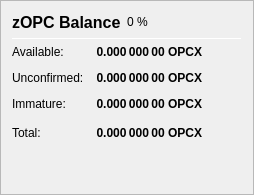
                   <widget class="QFrame" name="frame_ZerocoinBalances">
                    <property name="frameShape">
                     <enum>QFrame::StyledPanel</enum>
                    </property>
                    <property name="frameShadow">
                     <enum>QFrame::Raised</enum>
                    </property>
                    <layout class="QVBoxLayout" name="verticalLayout_7">
                     <item>
                      <layout class="QHBoxLayout" name="horizontalLayout_8" stretch="0,0,0">
                       <item>
                        <widget class="QLabel" name="label_5z_3">
                         <property name="minimumSize">
                          <size>
                           <width>0</width>
                           <height>20</height>
                          </size>
                         </property>
                         <property name="font">
                          <font>
                           <pointsize>12</pointsize>
                           <weight>75</weight>
                           <bold>true</bold>
                          </font>
                         </property>
                         <property name="text">
                          <string>zOPC Balance</string>
                         </property>
                        </widget>
                       </item>
                       <item>
                        <widget class="QLabel" name="labelzOPCPercent">
                         <property name="text">
                          <string notr="true">0 %</string>
                         </property>
                        </widget>
                       </item>
                       <item>
                        <spacer name="horizontalSpacer_11">
                         <property name="orientation">
                          <enum>Qt::Horizontal</enum>
                         </property>
                         <property name="sizeHint" stdset="0">
                          <size>
                           <width>40</width>
                           <height>20</height>
                          </size>
                         </property>
                        </spacer>
                       </item>
                      </layout>
                     </item>
                     <item>
                      <widget class="Line" name="line_ZerocoinBalance">
                       <property name="minimumSize">
                        <size>
                         <width>0</width>
                         <height>1</height>
                        </size>
                       </property>
                       <property name="maximumSize">
                        <size>
                         <width>16777215</width>
                         <height>1</height>
                        </size>
                       </property>
                       <property name="orientation">
                        <enum>Qt::Horizontal</enum>
                       </property>
                      </widget>
                     </item>
                     <item>
                      <layout class="QGridLayout" name="gridLayout_5">
                       <property name="spacing">
                        <number>12</number>
                       </property>
                       <item row="1" column="0">
                        <widget class="QLabel" name="labelzBalanceMatureText">
                         <property name="toolTip">
                          <string>Mature: more than 20 confirmation and more than 1 mint of the same denomination after it was minted.
These zOPC are spendable.</string>
                         </property>
                         <property name="text">
                          <string>Available:</string>
                         </property>
                        </widget>
                       </item>
                       <item row="1" column="1">
                        <widget class="QLabel" name="labelzBalanceMature">
                         <property name="font">
                          <font>
                           <weight>75</weight>
                           <bold>true</bold>
                          </font>
                         </property>
                         <property name="toolTip">
                          <string>Mature: more than 20 confirmation and more than 1 mint of the same denomination after it was minted.
These zOPC are spendable.</string>
                         </property>
                         <property name="text">
                          <string notr="true">0.000 000 00 OPCX</string>
                         </property>
                         <property name="alignment">
                          <set>Qt::AlignRight|Qt::AlignTrailing|Qt::AlignVCenter</set>
                         </property>
                        </widget>
                       </item>
                       <item row="2" column="0">
                        <widget class="QLabel" name="labelzBalanceUnconfirmedText">
                         <property name="toolTip">
                          <string>Unconfirmed: less than 20 confirmations
Immature: confirmed, but less than 1 mint of the same denomination after it was minted</string>
                         </property>
                         <property name="text">
                          <string>Unconfirmed:</string>
                         </property>
                        </widget>
                       </item>
                       <item row="2" column="1">
                        <widget class="QLabel" name="labelzBalanceUnconfirmed">
                         <property name="font">
                          <font>
                           <weight>75</weight>
                           <bold>true</bold>
                          </font>
                         </property>
                         <property name="toolTip">
                          <string>Unconfirmed: less than 20 confirmations
Immature: confirmed, but less than 1 mint of the same denomination after it was minted</string>
                         </property>
                         <property name="text">
                          <string notr="true">0.000 000 00 OPCX</string>
                         </property>
                         <property name="alignment">
                          <set>Qt::AlignRight|Qt::AlignTrailing|Qt::AlignVCenter</set>
                         </property>
                        </widget>
                       </item>
                       <item row="3" column="0">
                        <widget class="QLabel" name="labelzBalanceImmatureText">
                         <property name="toolTip">
                          <string>Unconfirmed: less than 20 confirmations
Immature: confirmed, but less than 1 mint of the same denomination after it was minted</string>
                         </property>
                         <property name="text">
                          <string>Immature:</string>
                         </property>
                        </widget>
                       </item>
                       <item row="3" column="1">
                        <widget class="QLabel" name="labelzBalanceImmature">
                         <property name="font">
                          <font>
                           <weight>75</weight>
                           <bold>true</bold>
                          </font>
                         </property>
                         <property name="toolTip">
                          <string>Unconfirmed: less than 20 confirmations
Immature: confirmed, but less than 1 mint of the same denomination after it was minted</string>
                         </property>
                         <property name="text">
                          <string notr="true">0.000 000 00 OPCX</string>
                         </property>
                         <property name="alignment">
                          <set>Qt::AlignRight|Qt::AlignTrailing|Qt::AlignVCenter</set>
                         </property>
                        </widget>
                       </item>
                       <item row="4" column="0">
                        <widget class="QLabel" name="labelzBalanceText">
                         <property name="toolTip">
                          <string>Your current zOPC balance, unconfirmed and immature zOPC included.</string>
                         </property>
                         <property name="text">
                          <string>Total:</string>
                         </property>
                        </widget>
                       </item>
                       <item row="4" column="1">
                        <widget class="QLabel" name="labelzBalance">
                         <property name="font">
                          <font>
                           <weight>75</weight>
                           <bold>true</bold>
                          </font>
                         </property>
                         <property name="cursor">
                          <cursorShape>IBeamCursor</cursorShape>
                         </property>
                         <property name="toolTip">
                          <string>Your current zOPC balance, unconfirmed and immature zOPC included.</string>
                         </property>
                         <property name="text">
                          <string notr="true">0.000 000 00 OPCX</string>
                         </property>
                         <property name="alignment">
                          <set>Qt::AlignRight|Qt::AlignTrailing|Qt::AlignVCenter</set>
                         </property>
                         <property name="textInteractionFlags">
                          <set>Qt::LinksAccessibleByMouse|Qt::TextSelectableByKeyboard|Qt::TextSelectableByMouse</set>
                         </property>
                        </widget>
                       </item>
                       <item row="4" column="2">
                        <spacer name="horizontalSpacer_4">
                         <property name="orientation">
                          <enum>Qt::Horizontal</enum>
                         </property>
                         <property name="sizeHint" stdset="0">
                          <size>
                           <width>40</width>
                           <height>20</height>
                          </size>
                         </property>
                        </spacer>
                       </item>
                      </layout>
                     </item>
                     <item>
                      <spacer name="verticalSpacer_4">
                       <property name="orientation">
                        <enum>Qt::Vertical</enum>
                       </property>
                       <property name="sizeHint" stdset="0">
                        <size>
                         <width>20</width>
                         <height>40</height>
                        </size>
                       </property>
                      </spacer>
                     </item>
                    </layout>
                   </widget>
